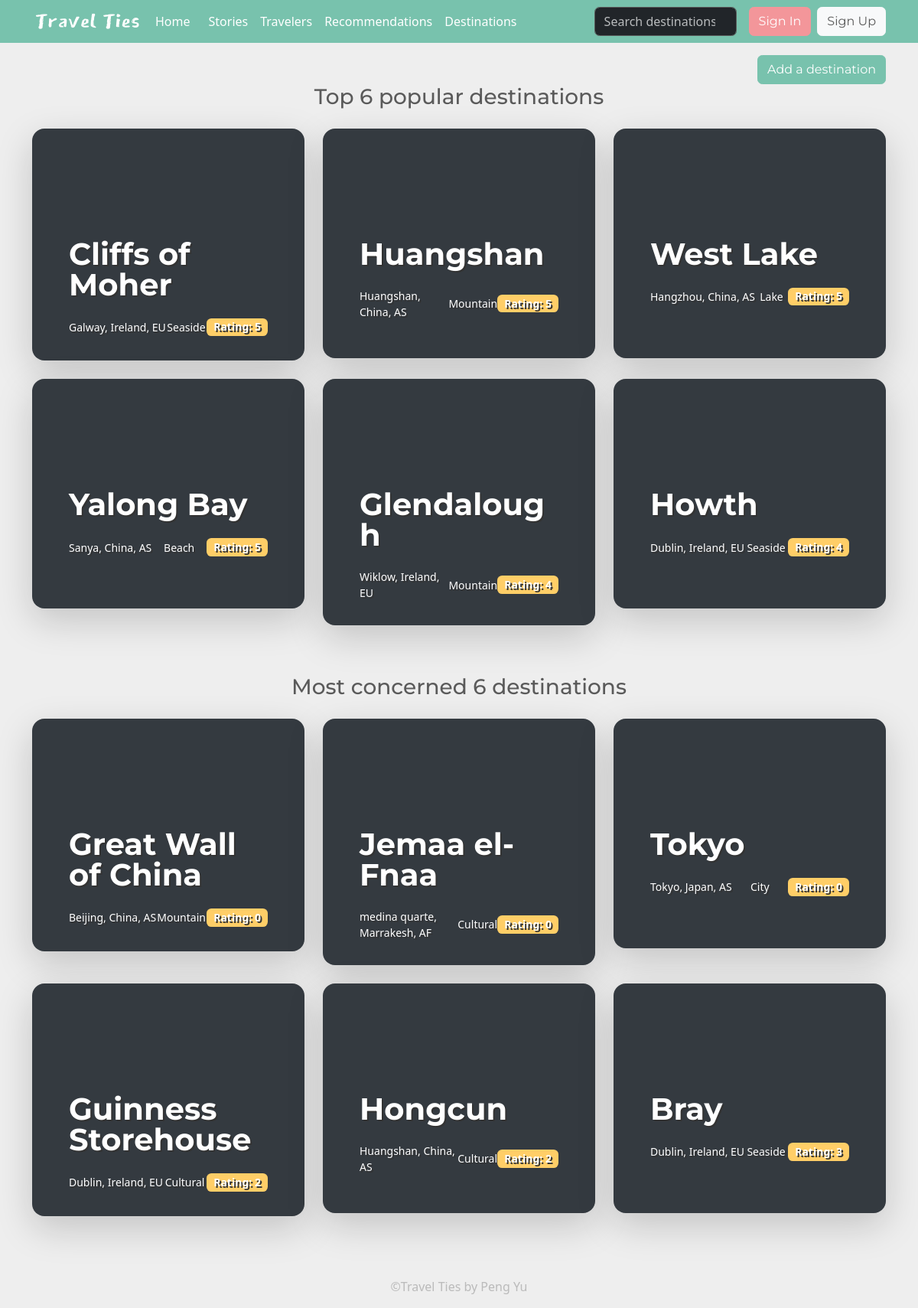
/destinations/, run on the app's committed database.
### app/models.py (models this page shows, shortened)
class Destination(models.Model):
    user = models.ForeignKey(UserProfile, on_delete=models.CASCADE)
    title = models.CharField(max_length=255)
    type = models.CharField(max_length=100, blank=True)
    content = models.TextField()
    images = models.ManyToManyField(Image)
    created_at = models.DateTimeField(auto_now_add=True)
    rating = models.IntegerField(default=0)
    CONTINENT_CHOICES = (
        ('NA', 'North America'),
        ('SA', 'South America'),
        ('EU', 'Europe'),
        ('AS', 'Asia'),
        ('AF', 'Africa'),
        ('OC', 'Oceania'),
        ('AN', 'Antarctica'),
    )
    continent = models.CharField(max_length=2, choices=CONTINENT_CHOICES)
    country = models.CharField(max_length=255)
    city = models.CharField(max_length=255)
    class Meta:
        ordering = ['-created_at']

class Image(models.Model):
    title = models.CharField(max_length=50, null=True, blank=True)
    description = models.CharField(max_length=255, null=True, blank=True)
    url = models.URLField()
    sort = models.IntegerField(default=0)
    IMAGE_CHOICES = (
        ('A', 'avatar'),
        ('P', 'post')
    )
    type = models.CharField(max_length=1, choices=IMAGE_CHOICES, default='P')
    class Meta:
        ordering = ['sort']

### app/views.py (the view, shortened to what this page needs)
# urls.py: path('destinations/', views.DestinationListView.as_view(),
class DestinationListView(ListView):
    template_name = "destinations.html"
    context_object_name = "top10"
    def get_queryset(self):
        return models.Destination.objects.all().order_by(
            '-rating')[:6]
    def get_context_data(self, **kwargs):
        context = super().get_context_data(**kwargs)
        context['bottom10'] = models.Destination.objects.all().order_by(
            'rating')[:6]
        return context

### app/templates/destinations.html (shortened to what this page needs)
{% extends "base.html" %}
{% block main %}
    <main>
        <div class="container mt-3 d-flex justify-content-end">
            <a href="{% url 'destination_create' %}"><button class="btn btn-primary">Add a destination</button></a>
        </div>
        <div class="container pb-3" id="custom-cards">
            <h3 class="text-center">Top 6 popular destinations</h3>
            <div class="row row-cols-1 row-cols-lg-3 align-items-stretch g-4 pb-5 pt-3">
                {% for destination in top10 %}
                        <div class="col">
                            <a class="nav-link" href="{% url 'destination_detail' destination.id %}">
                            <div class="card card-cover h-100 overflow-hidden text-bg-dark rounded-4 shadow-lg"
                                 style="background-image: url('{{ destination.images.first.url }}');
                                        background-size: cover;
                                        text-shadow: 2px 2px #333333;
                                        border:none;
                                        min-height:300px;
                                        ">
                                <div class="d-flex flex-column h-100 p-5 pb-3 text-white text-shadow-1">
                                    <h3 class="pt-5 mt-5 mb-4 display-6 lh-1 fw-bold">{{ destination.title }}</h3>
                                    <ul class="d-flex list-unstyled mt-auto justify-content-between">
                                        <li class="d-flex align-items-center">
                                            <small>{{ destination.city }}, {{ destination.country }}, {{ destination.continent }}</small>
                                        </li>
                                        <li class="d-flex align-items-center">
                                            <small>{{ destination.type }}</small>
                                        </li>
                                        <li class="d-flex align-items-center">
                                            <span class="badge text-bg-warning" style="font-size: 14px;">Rating: {{destination.rating}}</span>
                                        </li>
                                    </ul>
                                </div>
                            </div>
                        </a>
                    </div>
                {% endfor %}
            </div>
        </div>
        <div class="container pb-3" id="custom-cards">
            <h3 class="text-center">Most concerned 6 destinations</h3>
            <div class="row row-cols-1 row-cols-lg-3 align-items-stretch g-4 pb-5 pt-3">
                {% for destination in bottom10 %}
                        <div class="col">
                            <a class="nav-link" href="{% url 'destination_detail' destination.id %}">
                            <div class="card card-cover h-100 overflow-hidden text-bg-dark rounded-4 shadow-lg"
                                 style="background-image: url('{{ destination.images.first.url }}');
                                        background-size: cover;
                                        text-shadow: 2px 2px #333333;
                                        border:none;
                                        min-height:300px;
                                        ">
                                <div class="d-flex flex-column h-100 p-5 pb-3 text-white text-shadow-1">
                                    <h3 class="pt-5 mt-5 mb-4 display-6 lh-1 fw-bold">{{ destination.title }}</h3>
                                    <ul class="d-flex list-unstyled mt-auto justify-content-between">
                                        <li class="d-flex align-items-center">
                                            <small>{{ destination.city }}, {{ destination.country }}, {{ destination.continent }}</small>
                                        </li>
                                        <li class="d-flex align-items-center">
                                            <small>{{ destination.type }}</small>
                                        </li>
                                        <li class="d-flex align-items-center">
                                            <span class="badge text-bg-warning" style="font-size: 14px;">Rating: {{destination.rating}}</span>
                                        </li>
                                    </ul>
                                </div>
                            </div>
                        </a>
                    </div>
                {% endfor %}
            </div>
        </div>
    </main>
{% endblock main %}

### data on the page
Destination: title "Cliffs of Moher", city "Galway", country "Ireland", continent "EU", type "Seaside", rating "5"
Destination: title "Huangshan", city "Huangshan", country "China", continent "AS", type "Mountain", rating "5"
Destination: title "West Lake", city "Hangzhou", country "China", continent "AS", type "Lake", rating "5"
Destination: title "Yalong Bay", city "Sanya", country "China", continent "AS", type "Beach", rating "5"
Destination: title "Glendalough", city "Wiklow", country "Ireland", continent "EU", type "Mountain", rating "4"
Destination: title "Howth", city "Dublin", country "Ireland", continent "EU", type "Seaside", rating "4"
Destination: title "Great Wall of China", city "Beijing", country "China", continent "AS", type "Mountain", rating "0"
Destination: title "Jemaa el-Fnaa", city "medina quarte", country "Marrakesh", continent "AF", type "Cultural", rating "0"
Destination: title "Tokyo", city "Tokyo", country "Japan", continent "AS", type "City", rating "0"
Destination: title "Guinness Storehouse", city "Dublin", country "Ireland", continent "EU", type "Cultural", rating "2"
Destination: title "Hongcun", city "Huangshan", country "China", continent "AS", type "Cultural", rating "2"
Destination: title "Bray", city "Dublin", country "Ireland", continent "EU", type "Seaside", rating "3"
